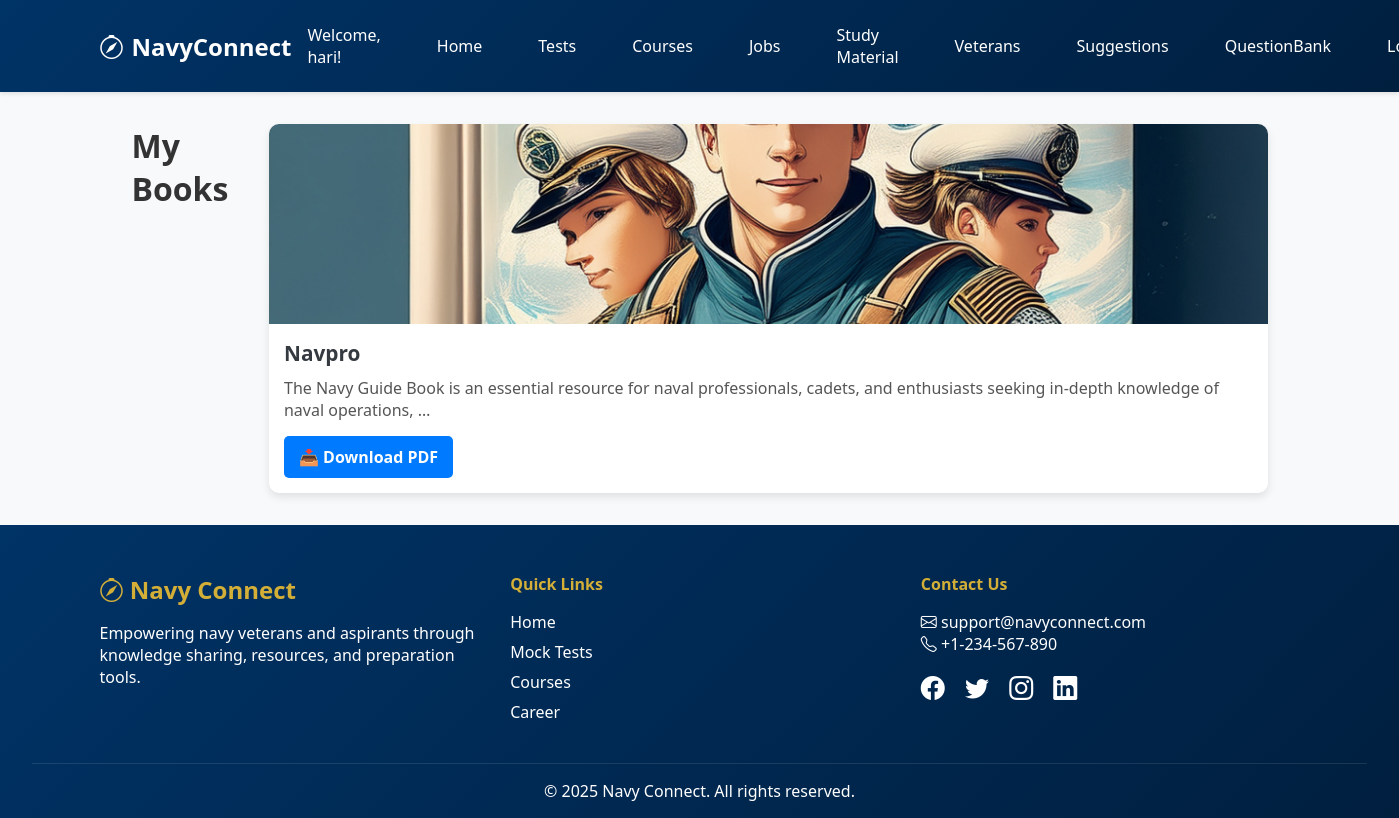
Page /my-books/ (signed in) on the committed database.
### core/models.py (models this page shows, shortened)
class CustomUser(AbstractUser):
    ROLE_CHOICES = [
        ('admin', 'Admin'),
        ('veteran', 'Veteran'),
        ('aspirant', 'Aspirant'),
    ]
    role = models.CharField(max_length=10, choices=ROLE_CHOICES, default='aspirant')

class PurchasedMaterial(models.Model):
    user = models.ForeignKey(settings.AUTH_USER_MODEL, on_delete=models.CASCADE)
    material = models.ForeignKey(StudyMaterial, on_delete=models.CASCADE)
    purchased_at = models.DateTimeField(auto_now_add=True)

class StudyMaterial(models.Model):
    title = models.CharField(max_length=255)
    description = models.TextField()
    image = models.ImageField(upload_to='study_materials/')
    purchase_link = models.URLField(blank=True, null=True)  # External purchase option
    added_at = models.DateTimeField(auto_now_add=True)
    is_special = models.BooleanField(default=False)  # Special book flag
    pdf_file = models.FileField(upload_to='study_materials/pdfs/', blank=True, null=True)  # PDF file
    price = models.DecimalField(max_digits=10, decimal_places=2, default=0.00)  # Price field
    is_purchased = models.BooleanField(default=False)  # Purchase tracking

### core/views.py (the view)
# urls.py: path('my-books/', views.my_books, name='my_books'),
def my_books(request):
    if not request.user.is_authenticated:
        return redirect('login')
    purchased_books = PurchasedMaterial.objects.filter(user=request.user).select_related('material')
    return render(request, 'my_books.html', {'purchased_books': purchased_books})

### core/templates/my_books.html (shortened to what this page needs)
{% extends "base.html" %}
{% block content %}
<div class="container">
    <h2 class="page-title">My Books</h2>
    {% if purchased_books %}
    <div class="materials-grid">
        {% for book in purchased_books %}
        <div class="card">
            <div class="card-image">
                {% if book.material.image %}
                    <img src="{{ book.material.image.url }}" alt="{{ book.material.title }}">
                {% else %}
                    <img src="/static/default-image.jpg" alt="Default Book Cover">
                {% endif %}
            </div>
            <div class="card-body">
                <h3 class="card-title">{{ book.material.title }}</h3>
                <p class="card-description">{{ book.material.description|truncatewords:20 }}</p>
                {% if book.material.pdf_file %}
                    <a href="{{ book.material.pdf_file.url }}" class="download-btn" download>📥 Download PDF</a>
                {% else %}
                    <p class="no-pdf">❌ PDF not available</p>
                {% endif %}
            </div>
        </div>
        {% endfor %}
    </div>
    {% else %}
        <p class="no-books">You have not purchased any books yet. 📚</p>
    {% endif %}
</div>
{% endblock %}

### core/templates/base.html (shortened to what this page needs)
<!DOCTYPE html>
<html lang="en">
<head>
  <link href="https://cdnjs.cloudflare.com/ajax/libs/bootstrap-icons/1.11.1/font/bootstrap-icons.min.css" rel="stylesheet">
</head>
<body>
  <nav class="navbar">
    <div class="container">
      <a href="{% url 'home' %}" class="brand">
        <i class="bi bi-compass"></i>
        NavyConnect
      </a>
      <div class="links">
        {% if user.is_authenticated %}
          <span>Welcome, {{ user.username }}!</span>
          <a href="{% url 'home' %}">Home</a>
          {% if user.role == 'veteran' %}
            <a href="{% url 'veteran_experiences' %}"> Experience</a>
            <a href="{% url 'create_course' %}"> Course</a>
            <a href="{% url 'view_profile' %}">Profile</a>
            <<a href="{% url 'veteran_profile' %}"> Add Profile</a>
            <a href="{% url 'news_list' %}">News</a>
            <a href="{% url 'create_mock_test' %}">Test</a>
            <a href="{% url 'logout' %}">Logout</a>
          {% elif user.role == 'aspirant' %}
            <a href="{% url 'mock_test_list' %}">Tests</a>
            <a href="{% url 'view_course' %}">Courses</a>
            <a href="{% url 'job_list' %}">Jobs</a>
            <a href="{% url 'study_materials' %}">Study Material</a>
            <a href="{% url 'veteran_list'%}">Veterans</a>
            <a href="{% url 'user_suggestions'%}">Suggestions</a>
          <a href="{% url 'question_bank_list'%}">QuestionBank</a>
            <a href="{% url 'logout' %}">Logout</a>
          {% else %}
          <a href="{% url 'login' %}">Login</a>
          <a href="{% url 'signup' %}">Signup</a>
          {% endif %}
        {% endif %}
      </div>
    </div>
  </nav>
  <main class="content">
    {% block content %}
    {% endblock %}
  </main>
  <footer class="footer">
    <div class="footer-container">
      <div class="footer-brand">
        <h3><i class="bi bi-compass"></i> Navy Connect</h3>
        <p>Empowering navy veterans and aspirants through knowledge sharing, resources, and preparation tools.</p>
      </div>
      <div class="footer-links">
        <h4>Quick Links</h4>
        <ul>
          <li><a href="{% url 'home' %}">Home</a></li>
          <li><a href="{% url 'mock_test_list' %}">Mock Tests</a></li>
          <li><a href="{% url 'view_course' %}">Courses</a></li>
          <li><a href="{% url 'job_list' %}">Career</a></li>
        </ul>
      </div>
      <div class="footer-contact">
        <h4>Contact Us</h4>
        <p><i class="bi bi-envelope"></i> support@navyconnect.com</p>
        <p><i class="bi bi-telephone"></i> +1-234-567-890</p>
        <div class="footer-socials">
          <a href="#"><i class="bi bi-facebook"></i></a>
          <a href="#"><i class="bi bi-twitter"></i></a>
          <a href="#"><i class="bi bi-instagram"></i></a>
          <a href="#"><i class="bi bi-linkedin"></i></a>
        </div>
      </div>
    </div>
    <div class="footer-bottom">
      <p>&copy; 2025 Navy Connect. All rights reserved.</p>
    </div>
  </footer>
</body>
</html>

### core/templates/base.html (style rules this page uses)
:root { --navy-blue: #003366; --gold: #d4af37; --light-gray: #f8f9fa; --dark-gray: #343a40; --white: #ffffff; --transition: all 0.3s ease; }
* { margin: 0; padding: 0; box-sizing: border-box; }
body { font-family: 'Segoe UI', Arial, sans-serif; background-color: var(--light-gray); color: var(--dark-gray); min-height: 100vh; display: flex; flex-direction: column; }
.navbar { background: linear-gradient(135deg, var(--navy-blue), #001f3f); padding: 1rem 2rem; box-shadow: 0 2px 4px rgba(0,0,0,0.1); position: sticky; top: 0; z-index: 1000; }
.container { max-width: 1200px; margin: 0 auto; display: flex; justify-content: space-between; }
.brand { font-size: 1.5rem; font-weight: 700; color: var(--white); text-decoration: none; display: flex; align-items: center; gap: 0.5rem; }
.links { display: flex; align-items: center; gap: 1.5rem; }
.links a, .links span { color: var(--white); text-decoration: none; padding: 0.5rem 1rem; border-radius: 4px; transition: var(--transition); }
.content { flex: 1; padding: 2rem; max-width: 1200px; margin: 0 auto; width: 100%; }
.footer { background: linear-gradient(135deg, var(--navy-blue), #001f3f); color: var(--white); padding: 3rem 2rem 1rem; margin-top: auto; }
.footer-container { display: flex; flex-wrap: wrap; justify-content: space-between; gap: 2rem; max-width: 1200px; margin: 0 auto; }
.footer-brand { flex: 1; min-width: 250px; }
.footer-brand h3 { color: var(--gold); font-size: 1.5rem; margin-bottom: 1rem; }
.footer-links, .footer-contact { flex: 1; min-width: 200px; }
.footer-links h4, .footer-contact h4 { color: var(--gold); margin-bottom: 1rem; }
.footer-links ul { list-style: none; }
.footer-links li { margin: 0.5rem 0; }
.footer-links a { color: var(--white); text-decoration: none; transition: var(--transition); }
.footer-socials { margin-top: 1rem; }
.footer-socials a { color: var(--white); font-size: 1.5rem; margin-right: 1rem; transition: var(--transition); }
.footer-bottom { text-align: center; margin-top: 2rem; padding-top: 1rem; border-top: 1px solid rgba(255,255,255,0.1); }

### core/templates/my_books.html (style rules this page uses)
.page-title { font-size: 2rem; font-weight: bold; margin-bottom: 20px; color: #333; }
.materials-grid { display: grid; grid-template-columns: repeat(auto-fit, minmax(250px, 1fr)); gap: 20px; justify-content: center; align-items: stretch; }
.card { background: #fff; border-radius: 10px; box-shadow: 0 4px 8px rgba(0, 0, 0, 0.1); overflow: hidden; transition: transform 0.2s ease-in-out; text-align: left; }
.card-image img { width: 100%; height: 200px; object-fit: cover; display: block; }
.card-body { padding: 15px; }
.card-title { font-size: 1.3rem; font-weight: bold; margin-bottom: 10px; }
.card-description { font-size: 1rem; color: #555; margin-bottom: 15px; }
.download-btn { display: inline-block; background: #007bff; color: #fff; padding: 10px 15px; text-decoration: none; border-radius: 5px; font-weight: bold; transition: background 0.3s; }

### rows in the picture
CustomUser: username "hari"
PurchasedMaterial: material.image (picture), material "Navpro", material.description "The Navy Guide Book is an essential resource for naval professionals, cadets, and enthusiasts seeking in-depth knowledge of naval operations, …"
